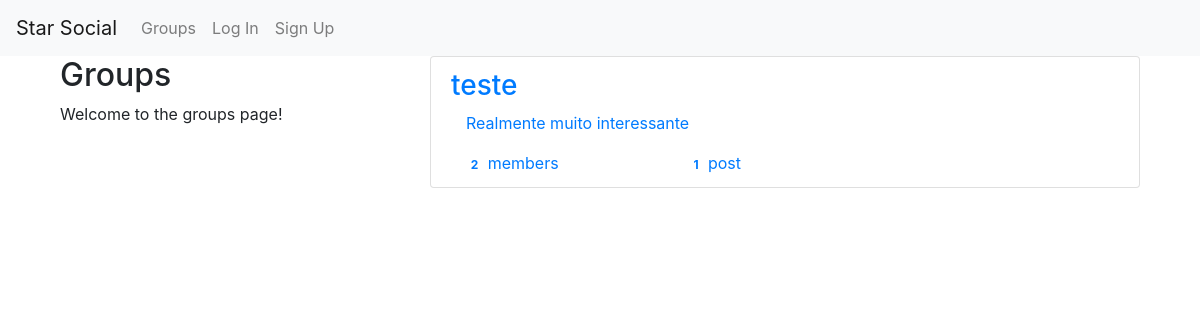
The app's page /groups/ with its own data.
### groups/models.py (models this page shows, shortened)
class Group(models.Model):
    name = models.CharField(max_length=255,unique=True)
    slug = models.SlugField(allow_unicode=True,unique=True)
    description = models.TextField(blank=True,default='')
    description_html = models.TextField(editable=False,default='',blank=True)
    members = models.ManyToManyField(User,through='GroupMember')
    class Meta:
        ordering = ['name']

### groups/views.py (the view)
# urls.py: path('',views.ListGroups.as_view(),name='all'),
class ListGroups(generic.ListView):
    model = Group

### groups/templates/groups/group_list.html (shortened to what this page needs)
{% extends 'groups/group_base.html' %}
{% block pregroup %}
<div class="col-md-4">
  <div class="content">
    <h2>Groups</h2>
    <p>Welcome to the groups page!</p>
  </div>
</div>
{% endblock %}
{% block group_content %}
    <div class="col-md-8">
      <div class="list-group">
        {% for group in object_list %}
          <a href="{% url 'groups:single' slug=group.slug %}" class="list-group-item">
            <h3 class="title list-group-item-heading">{{group.name}}</h3>
            <div class="list-group-item-text container-fluid">
              {{group.description_html|safe}}
              <div class="row">
                <div class="col-md-4">
                  <span class="badge">{{group.members.count}}</span>
                  member{{group.members.count|pluralize}}
                </div>
                <div class="col-md-4">
                  <span class="badge">{{group.posts.count}}</span>
                  post{{group.posts.count|pluralize}}
                </div>
              </div>
            </div>
          </a>
        {% endfor %}
      </div>
    </div>
{% endblock %}

### records on screen
Group: name "teste", description_html "Realmente muito interessante", members.count "2", posts.count "1"
